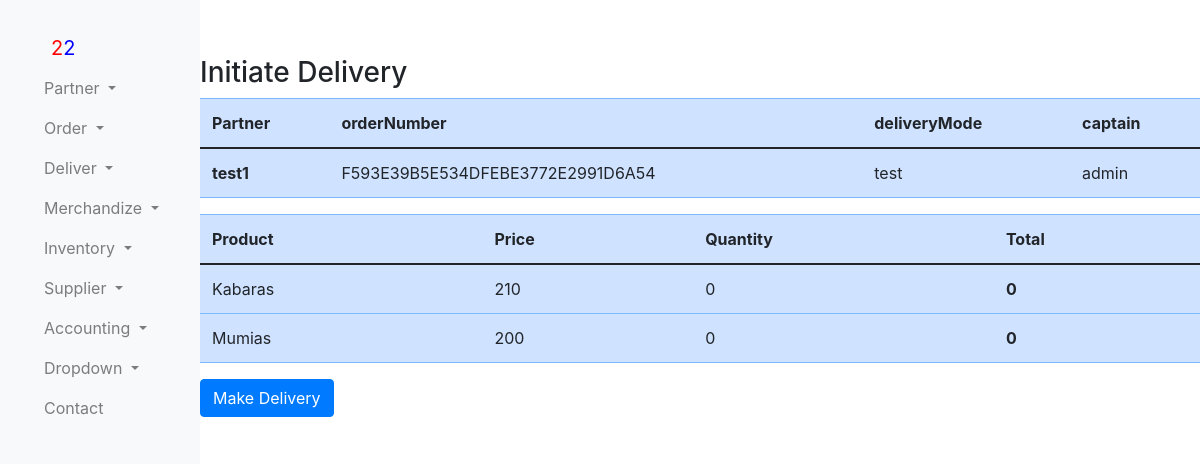
/delivery/initiateDelivery/F593E39B5E534DFEBE3772E2991D6A54, run on the app's committed database.
### delivery/models.py (models this page shows)
class Ontransit(models.Model):
    orderNumber = models.ForeignKey(OrderNumberPartner,on_delete=models.SET_DEFAULT,default=1)
    deliveryMode = models.ForeignKey(DeliveryMode,on_delete=models.SET_DEFAULT,default=1)
    captain = models.ForeignKey(settings.AUTH_USER_MODEL, on_delete=models.CASCADE)

class DeliveryMode(models.Model):
    number_plate= models.CharField(max_length=25)
    make = models.CharField(max_length=25)
    type = models.CharField(max_length=25)
    color = models.CharField(max_length=25)
    carrying_weight = models.IntegerField()
    carrying_weight_metric = models.CharField(max_length=25)
    carrying_size = models.IntegerField()
    def __str__(self):
        return  self.number_plate

### order/models.py (models this page shows)
class OrderNumberPartner(models.Model):
    partner = models.ForeignKey(PartnerBusiness,on_delete=models.SET_DEFAULT,default=1)
    orderBy = models.ForeignKey(settings.AUTH_USER_MODEL, on_delete=models.CASCADE)
    order_number = models.CharField(max_length=40)
    total = models.DecimalField(default=0, max_digits=10, decimal_places=2)
    def __str__(self):
        return  self.order_number

class OrderItemPartner(models.Model):
    orderNumber = models.ForeignKey(OrderNumberPartner,on_delete=models.SET_DEFAULT,default=1)
    product = models.ForeignKey(ProductModel,on_delete=models.SET_DEFAULT,default=1)
    quantity = models.IntegerField()

### partner/models.py (models this page shows)
class PartnerBusiness(models.Model):
    businessName = models.CharField(max_length=255)
    county = models.CharField(max_length=255)
    town = models.CharField(max_length=255)
    street= models.CharField(max_length=255)
    businessLocation= models.CharField(max_length=255)
    businessType = models.ForeignKey(businessType, on_delete=models.CASCADE)
    registerBy = models.ForeignKey(settings.AUTH_USER_MODEL, on_delete=models.CASCADE)

### product/models.py (models this page shows)
class ProductModel(models.Model):
    product_category =  models.ForeignKey(ProductCategoryModel,on_delete=models.SET_DEFAULT,default=1)
    product_name = models.CharField(max_length=255)
    product_description = models.CharField(max_length=255)
    product_price = models.IntegerField()
    packaging_quantity = models.IntegerField()
    product_quantity = models.IntegerField()
    product_image = models.ImageField(upload_to='product_images/',default='media/')
    def __str__(self):
        return  self.product_name

### delivery/views.py (the view)
def initiateDeliveryView(request,orderNumber):
    orderNumberFilter= request.GET.get('order_number')
    order = OrderNumberPartner.objects.get(order_number=orderNumber)
    orderNumber=Ontransit.objects.filter(orderNumber=order)
    orderItems = OrderItemPartner.objects.filter(orderNumber=order)
    print('orderNumber',orderNumberFilter)
    if orderNumberFilter is not None:
        order = OrderNumberPartner.objects.get(order_number=orderNumberFilter)
        url = reverse('deliveryPaymentView_url', args=[order.order_number])
        return redirect(url)
    return render (request,'initateDelivery.html',{"orderNumber":orderNumber,"orderItems":orderItems})

### delivery/templates/initateDelivery.html
{%extends 'partnerBase.html'%}
{%block content%}
    <div>
        <h3>Initiate  Delivery</h3>
        <div>
       <table class="table table-primary">
         <thead>
           <tr>
             <th scope="col">Partner </th>
             <th scope="col">orderNumber </th>
             <th scope="col">deliveryMode</th> </th>
             <th scope="col"> captain </th>
           </tr>
         </thead>
         <tbody>
             {% for pro  in  orderNumber %}
           <tr>
             <th scope="row">{{pro.orderNumber.partner.businessName}}</th>
             <td scope="row">{{pro.orderNumber}}</td>
             <td>{{pro.deliveryMode}}</td>
             <td>{{pro.captain}}</td>
           </tr>
           {% empty %}
           <tr><td colspan="5">Currently no Data Available</td></tr>
           {%endfor%}
         </tbody>
       </table>
     </div>
          <div>
            <table class="table table-primary">
              <thead>
                <tr>
                  <th scope="col">Product</th>
                  <th scope="col">Price</th>
                  <th scope="col">Quantity</th>
                  <th scope="col">Total</th>
                </tr>
              </thead>
              <tbody>
                {% for item  in  orderItems %}
                <tr>
                  <td scope="row">{{item.product }}</td>
                  <td scope="row">{{item.product.product_price }}</td>
                  <td>{{item.quantity}}</td>
                  <th>{% widthratio item.quantity 1 item.product.product_price %}</th>
                </tr>
                {% empty %}
                <tr><td colspan="5">Currently no Data Available</td></tr>
                {%endfor%}
              </tbody>
            </table>
          </div>
      </div>
      {% for pro  in  orderNumber %}
      <a href="?order_number={{pro.orderNumber}}"button" class="btn btn-primary">Make Delivery</a>
      {%endfor%}
    </div>
{%endblock%}

### data on the page
Ontransit: orderNumber.partner.businessName "test1", orderNumber "F593E39B5E534DFEBE3772E2991D6A54", deliveryMode "test", captain "admin"
OrderItemPartner: product "Kabaras", product.product_price "210", quantity "0", quantity+product "0"
OrderItemPartner: product "Mumias", product.product_price "200", quantity "0", quantity+product "0"
